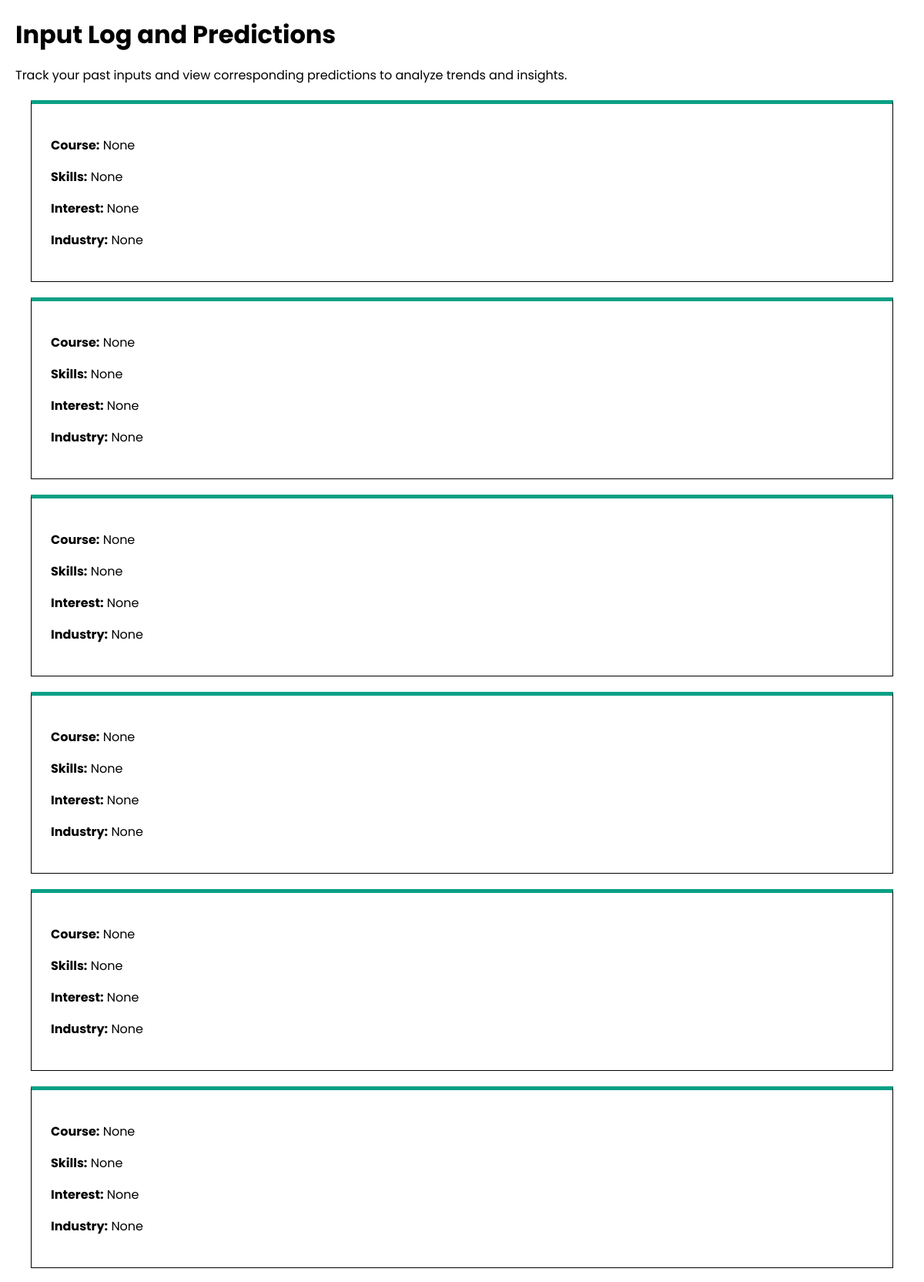
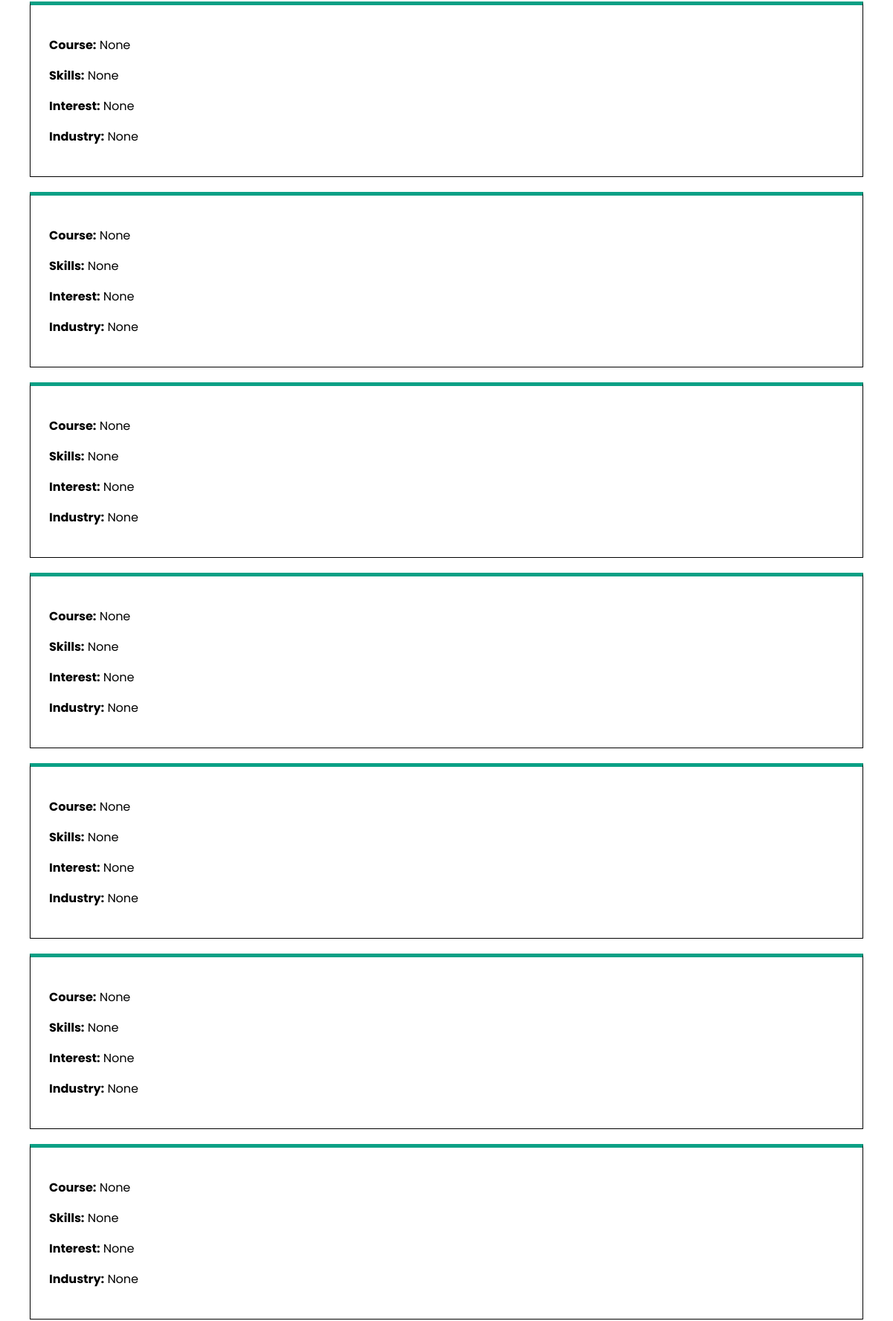
The page /display_data/ (upper part) on the database its author committed (2 pictures, top to bottom).
### thesisapp/models.py (models this page shows)
class UserHistory(models.Model):
    username = models.CharField(max_length=100, null=True)
    user_course = models.CharField(max_length=100, null=True)
    user_skills = models.CharField(max_length=100, null=True)
    user_interest = models.CharField(max_length=100, null=True)
    user_industry = models.CharField(max_length=100, null=True)

### thesisapp/views.py (the view)
# urls.py: path('display_data/', views.display_data, name='display_data'),
def display_data(request):
    user_data = UserHistory.objects.all()
    prediction_results = PredictionResult.objects.all()
    return render(request, 'history_page.html', {'user_data': user_data, 'prediction_results': prediction_results})

### template/history_page.html (shortened to what this page needs)
<!DOCTYPE html>
<html lang="en">
<head>
    {% load static %}
    <link rel="stylesheet" href="{% static 'history_page.css' %}">
</head>
<body>
    <h1>Input Log and Predictions</h1>
    <p>Track your past inputs and view corresponding predictions to analyze trends and insights.</p>
{% for user_entry in user_data reversed %}
    <div class="user-entry">
        <p><strong>Course:</strong> {{ user_entry.user_course }}</p>
        <p><strong>Skills:</strong> {{ user_entry.user_skills }}</p>
        <p><strong>Interest:</strong> {{ user_entry.user_interest }}</p>
        <p><strong>Industry:</strong> {{ user_entry.user_industry }}</p>
    </div>
{% endfor %}
</body>
</html>

### static/history_page.css (style rules this page uses)
body { margin: 20px; font-family: 'Poppins', 'sans-serif'; }
h1 { margin-bottom: 0px; }
.user-entry { border: 1px solid black; border-top: 5px solid #0AA085; padding: 25px; margin: 20px; }

### rows shown on the page
UserHistory: user_course "None", user_skills "None", user_interest "None", user_industry "None"
UserHistory: user_course "None", user_skills "None", user_interest "None", user_industry "None"
UserHistory: user_course "None", user_skills "None", user_interest "None", user_industry "None"
UserHistory: user_course "None", user_skills "None", user_interest "None", user_industry "None"
UserHistory: user_course "None", user_skills "None", user_interest "None", user_industry "None"
UserHistory: user_course "None", user_skills "None", user_interest "None", user_industry "None"
UserHistory: user_course "None", user_skills "None", user_interest "None", user_industry "None"
UserHistory: user_course "None", user_skills "None", user_interest "None", user_industry "None"
UserHistory: user_course "None", user_skills "None", user_interest "None", user_industry "None"
UserHistory: user_course "None", user_skills "None", user_interest "None", user_industry "None"
UserHistory: user_course "None", user_skills "None", user_interest "None", user_industry "None"
UserHistory: user_course "None", user_skills "None", user_interest "None", user_industry "None"
UserHistory: user_course "None", user_skills "None", user_interest "None", user_industry "None"
